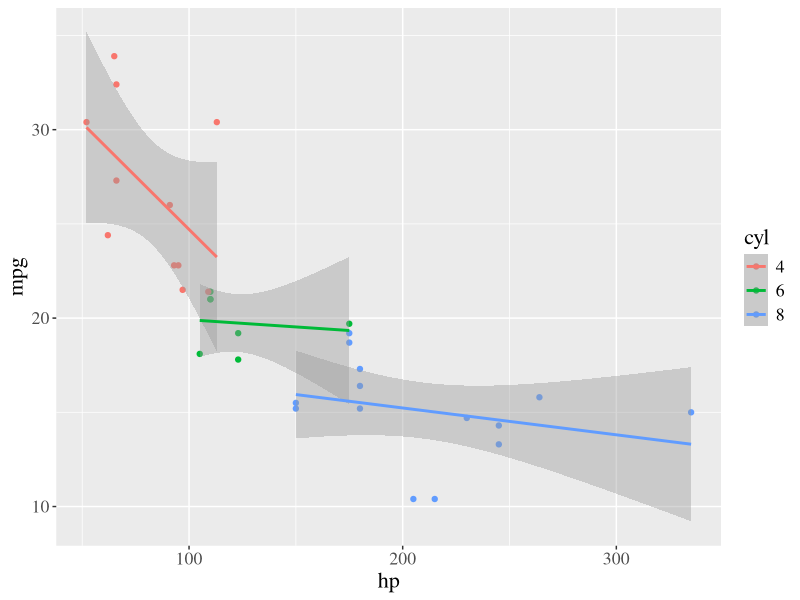

R code for this plot:
## ---- chunk 1
knitr::opts_chunk$set(echo = TRUE)
## ---- chunk 2
library(tidyverse)
library(kableExtra)

## ---- chunk 3
iris %>%
  select(contains("Sepal") | Species) %>%
  group_by(Species) %>%
  summarise("Average Sepal Length" = mean(Sepal.Length)) %>%
  kbl(caption = "Table 1", align = 'lc') %>%
  kable_classic(full_width = F, html_font = "Cambria")
## ---- chunk 4
mtcars %>%
  mutate(cyl = as.factor(cyl)) %>%
  ggplot(aes(x = hp, y = mpg, color = cyl)) +
    geom_point() +
    geom_smooth(method = lm)+
    theme(text=element_text(size=16,  family="serif"))
